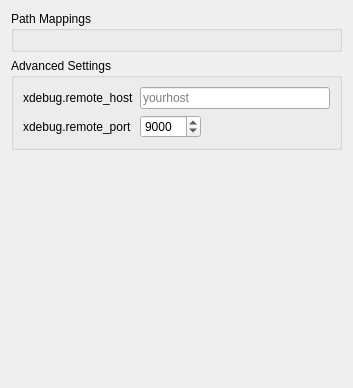
<?xml version="1.0" encoding="UTF-8"?>
<ui version="4.0">
 <class>LaunchConfigurationWidget</class>
 <widget class="QWidget" name="LaunchConfigurationWidget">
  <property name="geometry">
   <rect>
    <x>0</x>
    <y>0</y>
    <width>353</width>
    <height>388</height>
   </rect>
  </property>
  <layout class="QVBoxLayout" name="verticalLayout">
   <item>
    <widget class="QGroupBox" name="groupBox_2">
     <property name="title">
      <string>Path Mappings</string>
     </property>
     <layout class="QVBoxLayout" name="verticalLayout_2">
      <item>
       <widget class="KDevelop::PathMappingsWidget" name="pathMappings" native="true"/>
      </item>
     </layout>
    </widget>
   </item>
   <item>
    <widget class="QGroupBox" name="groupBox">
     <property name="title">
      <string>Advanced Settings</string>
     </property>
     <layout class="QFormLayout" name="formLayout">
      <property name="fieldGrowthPolicy">
       <enum>QFormLayout::ExpandingFieldsGrow</enum>
      </property>
      <item row="0" column="0">
       <widget class="QLabel" name="label_2">
        <property name="text">
         <string>xdebug.remote_host</string>
        </property>
        <property name="buddy">
         <cstring>remoteHost</cstring>
        </property>
       </widget>
      </item>
      <item row="0" column="1">
       <widget class="QLineEdit" name="remoteHost">
        <property name="placeholderText">
         <string>yourhost</string>
        </property>
       </widget>
      </item>
      <item row="1" column="0">
       <widget class="QLabel" name="label">
        <property name="text">
         <string>xdebug.remote_port</string>
        </property>
        <property name="buddy">
         <cstring>remotePort</cstring>
        </property>
       </widget>
      </item>
      <item row="1" column="1">
       <widget class="QSpinBox" name="remotePort">
        <property name="maximum">
         <number>65535</number>
        </property>
        <property name="value">
         <number>9000</number>
        </property>
       </widget>
      </item>
     </layout>
    </widget>
   </item>
   <item>
    <spacer name="verticalSpacer">
     <property name="orientation">
      <enum>Qt::Vertical</enum>
     </property>
     <property name="sizeHint" stdset="0">
      <size>
       <width>20</width>
       <height>40</height>
      </size>
     </property>
    </spacer>
   </item>
  </layout>
 </widget>
 <customwidgets>
  <customwidget>
   <class>KDevelop::PathMappingsWidget</class>
   <extends>QWidget</extends>
   <header location="global">debugger/util/pathmappings.h</header>
   <container>1</container>
  </customwidget>
 </customwidgets>
 <resources/>
 <connections/>
</ui>
